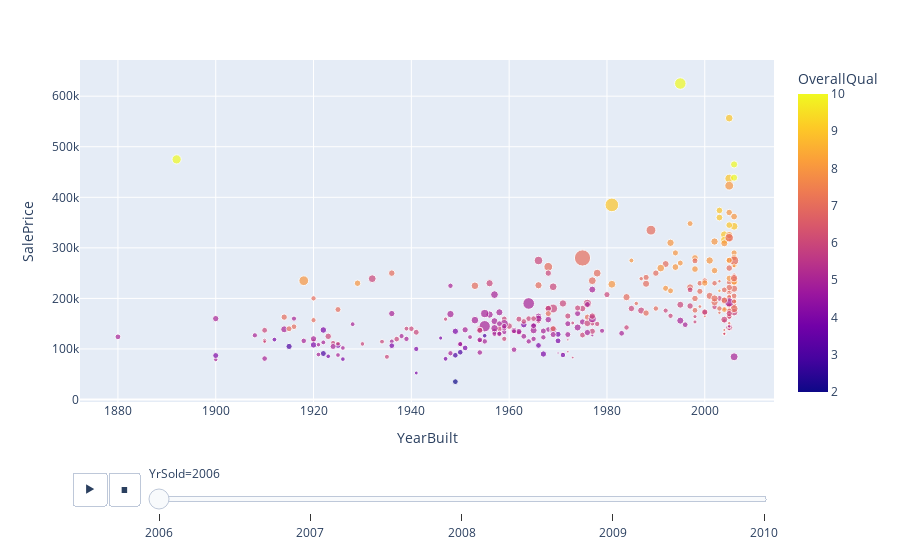

Source (notebook cell):
### Markdown cell above
Here we can see interactively how the previous interpretation evolve depending on the year hauses were sold.

### Code cell
df2_order = df2.sort_values(by=["YrSold"], ascending=True)

fig5 = px.scatter(df2_order, x="YearBuilt", y="SalePrice", color="OverallQual", animation_frame="YrSold",
                 size='LotArea', hover_data=['Id'])
fig5.show()

### Figure 1 — Plotly figure (JSON) as saved in the notebook; plotly's stock layout.template omitted (floating-point values rounded to 4 significant figures; data arrays with more than 128 entries replaced by an {"elided": "..."} marker saying what was removed)
{"data": [{"customdata": {"elided": "314x1 int values"}, "hovertemplate": "YrSold=2006<br>YearBuilt=%{x}<br>SalePrice=%{y}<br>LotArea=%{marker.size}<br>Id=%{customdata[0]}<br>OverallQual=%{marker.color}<extra></extra>", "legendgroup": "", "marker": {"color": {"elided": "314 int values"}, "coloraxis": "coloraxis", "size": {"elided": "314 int values"}, "sizemode": "area", "sizeref": 538.1, "symbol": "circle"}, "mode": "markers", "name": "", "orientation": "v", "showlegend": false, "type": "scatter", "x": {"elided": "314 int values"}, "xaxis": "x", "y": {"elided": "314 int values"}, "yaxis": "y"}], "layout": {"coloraxis": {"colorbar": {"title": {"text": "OverallQual"}}, "colorscale": [[0, "#0d0887"], [0.1111, "#46039f"], [0.2222, "#7201a8"], [0.3333, "#9c179e"], [0.4444, "#bd3786"], [0.5556, "#d8576b"], [0.6667, "#ed7953"], [0.7778, "#fb9f3a"], [0.8889, "#fdca26"], [1, "#f0f921"]]}, "legend": {"itemsizing": "constant", "tracegroupgap": 0}, "margin": {"t": 60}, "sliders": [{"active": 0, "currentvalue": {"prefix": "YrSold="}, "len": 0.9, "pad": {"b": 10, "t": 60}, "steps": [{"args": [["2006"], {"frame": {"duration": 0, "redraw": false}, "fromcurrent": true, "mode": "immediate", "transition": {"duration": 0, "easing": "linear"}}], "label": "2006", "method": "animate"}, {"args": [["2007"], {"frame": {"duration": 0, "redraw": false}, "fromcurrent": true, "mode": "immediate", "transition": {"duration": 0, "easing": "linear"}}], "label": "2007", "method": "animate"}, {"args": [["2008"], {"frame": {"duration": 0, "redraw": false}, "fromcurrent": true, "mode": "immediate", "transition": {"duration": 0, "easing": "linear"}}], "label": "2008", "method": "animate"}, {"args": [["2009"], {"frame": {"duration": 0, "redraw": false}, "fromcurrent": true, "mode": "immediate", "transition": {"duration": 0, "easing": "linear"}}], "label": "2009", "method": "animate"}, {"args": [["2010"], {"frame": {"duration": 0, "redraw": false}, "fromcurrent": true, "mode": "immediate", "transition": {"duration": 0, "easing": "linear"}}], "label": "2010", "method": "animate"}], "x": 0.1, "xanchor": "left", "y": 0, "yanchor": "top"}], "updatemenus": [{"buttons": [{"args": [null, {"frame": {"duration": 500, "redraw": false}, "fromcurrent": true, "mode": "immediate", "transition": {"duration": 500, "easing": "linear"}}], "label": "&#9654;", "method": "animate"}, {"args": [[null], {"frame": {"duration": 0, "redraw": false}, "fromcurrent": true, "mode": "immediate", "transition": {"duration": 0, "easing": "linear"}}], "label": "&#9724;", "method": "animate"}], "direction": "left", "pad": {"r": 10, "t": 70}, "showactive": false, "type": "buttons", "x": 0.1, "xanchor": "right", "y": 0, "yanchor": "top"}], "xaxis": {"anchor": "y", "domain": [0, 1], "title": {"text": "YearBuilt"}}, "yaxis": {"anchor": "x", "domain": [0, 1], "title": {"text": "SalePrice"}}}}
